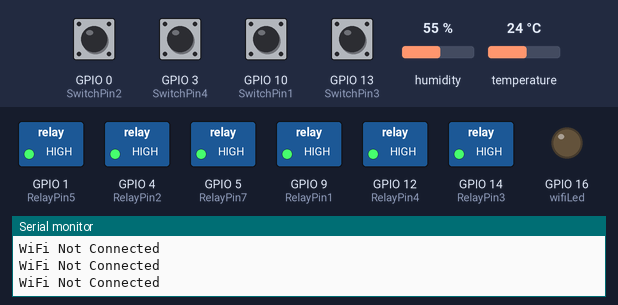
Recording of a sketch running on a simulated ESP8266 (NodeMCU). On the bench: switched loads named in the sketch (green lamp = pin HIGH), output pins drawn as LEDs (lit = HIGH), the last lines printed to the serial monitor. Dashed ring = blinking. The inputs (shaded band) are chosen by the test bench; at power-on: GPIO 0 (SwitchPin2), GPIO 3 (SwitchPin4), GPIO 10 (SwitchPin1), GPIO 13 (SwitchPin3) HIGH, humidity 55 %, temperature 24 °C. WiFi joins after 1.5 s; servers stay silent unless stated.

Above: at 1.2 s.
1.3 s: GPIO 0 (SwitchPin2) pulled LOW for 1 s
At 3.1 s:
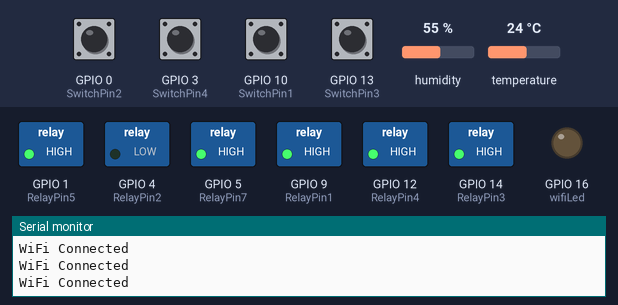
3.9 s: GPIO 3 (SwitchPin4) pulled LOW for 1 s
At 4.27 s:
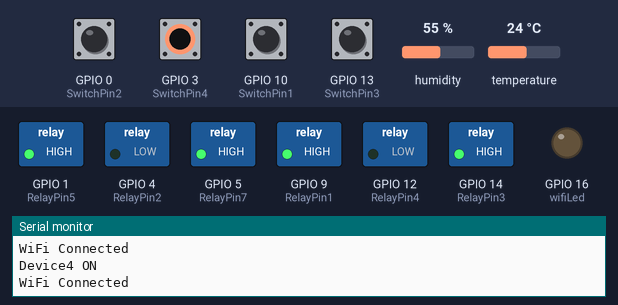
6.5 s: GPIO 10 (SwitchPin1) pulled LOW for 0.15 s
At 7.3 s:
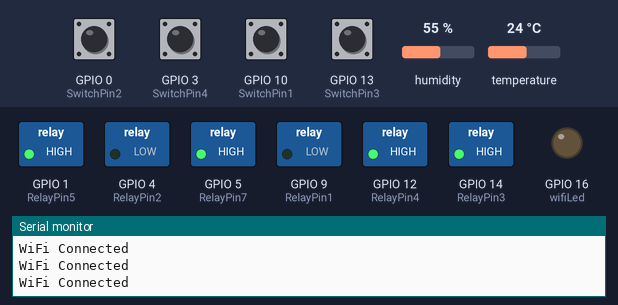
8.2 s: GPIO 13 (SwitchPin3) pulled LOW for 0.15 s
At 9.6 s:
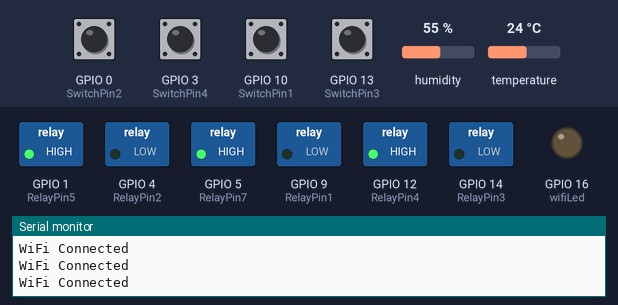
9.9 s: GPIO 0 (SwitchPin2) pulled LOW for 0.15 s
At 11.1 s:
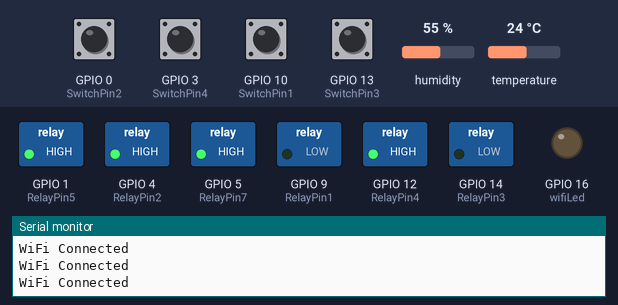
11.6 s: GPIO 3 (SwitchPin4) pulled LOW for 0.15 s
At 12.7 s:
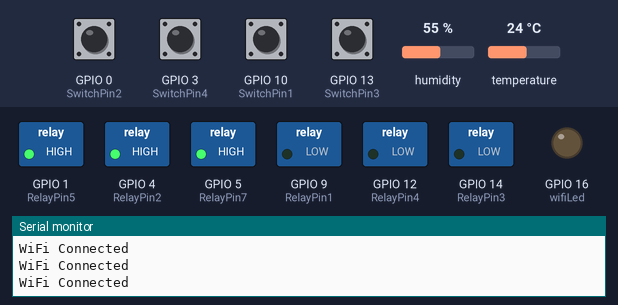
Timing chart, 0 to 14.3 s (numbered marks = the images above; inputs shaded):
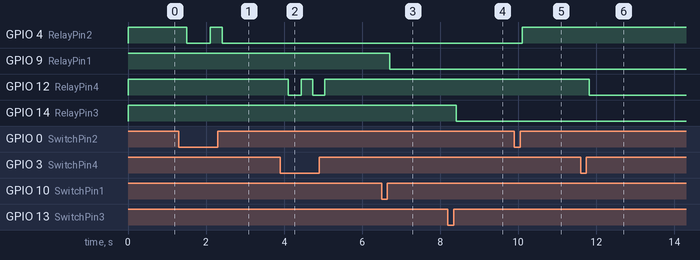

The sketch:

dht11_button_fan.ino
```cpp
/**********************************************************************************
 *  TITLE: Blynk + Manual Switch control Relays using NodeMCU (Real time feedback + no WiFi control)
 *  Click on the following links to learn more.
 *  YouTube Video: https://youtu.be/fRCVx6yKoYw
 *  Related Blog : https://easyelectronicsproject.com/esp32-projects/
 *  by Tech StudyCell
 *  Preferences--> Aditional boards Manager URLs :
 *  https://dl.espressif.com/dl/package_esp32_index.json, http://arduino.esp8266.com/stable/package_esp8266com_index.json
 *
 *  Download Board ESP8266 NodeMCU : https://github.com/esp8266/Arduino
 *  Download the libraries
 *  https://github.com/blynkkk/blynk-library/releases/download/v0.6.1/Blynk_Release_v0.6.1.zip
 **********************************************************************************/

#define BLYNK_PRINT Serial
#include <ESP8266WiFi.h>
#include <BlynkSimpleEsp8266.h>
#include <DHT.h>

#define DHTPIN 2 //D4

#define DHTTYPE DHT11
DHT dht(DHTPIN, DHTTYPE);

// define the GPIO connected with Relays and switches
#define RelayPin1 9  //SD2
#define RelayPin2 4  //D2
#define RelayPin3 14 //D5
#define RelayPin4 12 //D6

#define RelayPin5 1  //D10/TX
//#define RelayPin6 2  //D4
#define RelayPin7 5 //D1
//#define RelayPin8 15 //D8

#define SwitchPin1 10  //SD3
#define SwitchPin2 0   //D3
#define SwitchPin3 13  //D7
#define SwitchPin4 3   //RX

#define wifiLed   16  //D0

#define VPIN_BUTTON_1    V1
#define VPIN_BUTTON_2    V2
#define VPIN_BUTTON_3    V3
#define VPIN_BUTTON_4    V4
#define VPIN_BUTTON_5    V5   // shut down all lights
#define VPIN_BUTTON_6    V9
#define VPIN_BUTTON_7    V17

int toggleState_1 = 1; //Define integer to remember the toggle state for relay 1
int toggleState_2 = 1; //Define integer to remember the toggle state for relay 2
int toggleState_3 = 1; //Define integer to remember the toggle state for relay 3
int toggleState_4 = 1; //Define integer to remember the toggle state for relay 4
int toggleState_5 = 1; //Define integer to remember the toggle state for relay 5
int toggleState_6 = 1; //Define integer to remember the toggle state for relay 6
int toggleState_7 = 1; //Define integer to remember the toggle state for relay 7
int toggleState_8 = 1; //Define integer to remember the toggle state for relay 8

int toggleState_0 = 0; //Define integer to shut down all the lights

int wifiFlag = 0;

#define AUTH "c21b890308294bceabb60a2ff2ace869"  // You should get Auth Token in the Blynk App.
#define WIFI_SSID "epic WIFI 20045"              //Enter Wifi Name
#define WIFI_PASS "32254381893304039206"         //Enter wifi Password


BlynkTimer timer;

void relayOnOff(int relay){

    switch(relay){
     case 1:
           if(toggleState_1 == 1){
           digitalWrite(RelayPin1, LOW); // turn on relay 1
              toggleState_1 = 0;
              Serial.println("Device1 ON");
              }
             else{
              digitalWrite(RelayPin1, HIGH); // turn off relay 1
              toggleState_1 = 1;
              Serial.println("Device1 OFF");
             }
             delay(100);
      break;
      case 2:
             if(toggleState_2 == 1){
              digitalWrite(RelayPin2, LOW); // turn on relay 2
              toggleState_2 = 0;
              Serial.println("Device2 ON");
              }
             else{
              digitalWrite(RelayPin2, HIGH); // turn off relay 2
              toggleState_2 = 1;
              Serial.println("Device2 OFF");
              }
             delay(100);
      break;
      case 3:
             if(toggleState_3 == 1){
              digitalWrite(RelayPin3, LOW); // turn on relay 3
              toggleState_3 = 0;
              Serial.println("Device3 ON");
              }
             else{
              digitalWrite(RelayPin3, HIGH); // turn off relay 3
              toggleState_3 = 1;
              Serial.println("Device3 OFF");
              }
             delay(100);
      break;
      case 4:
             if(toggleState_4 == 1){
              digitalWrite(RelayPin4, LOW); // turn on relay 4
              toggleState_4 = 0;
              Serial.println("Device4 ON");
              }
             else{
              digitalWrite(RelayPin4, HIGH); // turn off relay 4
              toggleState_4 = 1;
              Serial.println("Device4 OFF");
              }
             delay(100);
      break;
      default : break;
      }

}

void with_internet(){

   //Manual Switch Control

   if (digitalRead(SwitchPin1) == LOW){
   delay(200);
   relayOnOff(1);
   Blynk.virtualWrite(VPIN_BUTTON_1, toggleState_1);   // Update Button Widget
  }

    else if (digitalRead(SwitchPin2) == LOW){
      delay(200);
      relayOnOff(2);
      Blynk.virtualWrite(VPIN_BUTTON_2, toggleState_2);   // Update Button Widget
    }
    else if (digitalRead(SwitchPin3) == LOW){
      delay(200);
      relayOnOff(3);
      Blynk.virtualWrite(VPIN_BUTTON_3, toggleState_3);   // Update Button Widget
    }
    else if (digitalRead(SwitchPin4) == LOW){
      delay(200);
      relayOnOff(4);
      Blynk.virtualWrite(VPIN_BUTTON_4, toggleState_4);   // Update Button Widget
    }
}
void without_internet(){

    //Manual Switch Control

    if (digitalRead(SwitchPin1) == LOW){
      delay(200);
      relayOnOff(1);
    }
    else if (digitalRead(SwitchPin2) == LOW){
      delay(200);
      relayOnOff(2);
    }
    else if (digitalRead(SwitchPin3) == LOW){
      delay(200);
      relayOnOff(3);
    }
    else if (digitalRead(SwitchPin4) == LOW){
      delay(200);
      relayOnOff(4);
    }
}

BLYNK_CONNECTED() {

  // Request the latest state from the server

  Blynk.syncVirtual(VPIN_BUTTON_1);
  Blynk.syncVirtual(VPIN_BUTTON_2);
  Blynk.syncVirtual(VPIN_BUTTON_3);
  Blynk.syncVirtual(VPIN_BUTTON_4);
  Blynk.syncVirtual(VPIN_BUTTON_6);
  Blynk.syncVirtual(VPIN_BUTTON_7);
}

// When App button is pushed - switch the state

BLYNK_WRITE(VPIN_BUTTON_1) {
  toggleState_1 = param.asInt();
  digitalWrite(RelayPin1, toggleState_1); // Toggle the relay 1
}

BLYNK_WRITE(VPIN_BUTTON_2) {
  toggleState_2 = param.asInt();
  digitalWrite(RelayPin2, toggleState_2);
}

BLYNK_WRITE(VPIN_BUTTON_3) {
  toggleState_3 = param.asInt();
  digitalWrite(RelayPin3, toggleState_3);
}

BLYNK_WRITE(VPIN_BUTTON_4) {
  toggleState_4 = param.asInt();
  digitalWrite(RelayPin4, toggleState_4);
}
BLYNK_WRITE(VPIN_BUTTON_6) {
  toggleState_5 = param.asInt();
  digitalWrite(RelayPin5, toggleState_5);
}
BLYNK_WRITE(VPIN_BUTTON_7) {
  toggleState_7 = param.asInt();
  digitalWrite(RelayPin7, toggleState_7);
}
BLYNK_WRITE(VPIN_BUTTON_5) {   //Virtual pin on Blynk app
    toggleState_0 = param.asInt();   //shut down all the light and update the virtual pin on app
    digitalWrite( RelayPin1, toggleState_0);
    digitalWrite( RelayPin2, toggleState_0);
    digitalWrite( RelayPin3, toggleState_0);
    digitalWrite( RelayPin4, toggleState_0);
    digitalWrite( RelayPin5, toggleState_0);
    digitalWrite( RelayPin7, toggleState_0);
    Blynk.virtualWrite(VPIN_BUTTON_1, toggleState_0);
    Blynk.virtualWrite(VPIN_BUTTON_2, toggleState_0);
    Blynk.virtualWrite(VPIN_BUTTON_3, toggleState_0);
    Blynk.virtualWrite(VPIN_BUTTON_4, toggleState_0);
    Blynk.virtualWrite(VPIN_BUTTON_6, toggleState_0);
    Blynk.virtualWrite(VPIN_BUTTON_7, toggleState_0);
}


void checkBlynkStatus() { // called every 3 seconds by SimpleTimer

  bool isconnected = Blynk.connected();
  if (isconnected == false) {
    wifiFlag = 1;
    digitalWrite(wifiLed, HIGH); //Turn off WiFi LED
  }
  if (isconnected == true) {
    wifiFlag = 0;
    digitalWrite(wifiLed, LOW); //Turn on WiFi LED
  }
}
void setup()
{
  Serial.begin(9600);

  pinMode(RelayPin1, OUTPUT);
  pinMode(RelayPin2, OUTPUT);
  pinMode(RelayPin3, OUTPUT);
  pinMode(RelayPin4, OUTPUT);
  pinMode(RelayPin5, OUTPUT);
  pinMode(RelayPin7, OUTPUT);

  pinMode(wifiLed, OUTPUT);

  pinMode(SwitchPin1, INPUT_PULLUP);
  pinMode(SwitchPin2, INPUT_PULLUP);
  pinMode(SwitchPin3, INPUT_PULLUP);
  pinMode(SwitchPin4, INPUT_PULLUP);

  //During Starting all Relays should TURN OFF

  digitalWrite(RelayPin1, toggleState_1);
  digitalWrite(RelayPin2, toggleState_2);
  digitalWrite(RelayPin3, toggleState_3);
  digitalWrite(RelayPin4, toggleState_4);
  digitalWrite(RelayPin5, toggleState_5);
  //  digitalWrite(RelayPin6, toggleState_6);
  digitalWrite(RelayPin7, toggleState_7);
  // digitalWrite(RelayPin8, toggleState_8);


  WiFi.begin(WIFI_SSID, WIFI_PASS);
   dht.begin();
  timer.setInterval(3000L, checkBlynkStatus); // check if Blynk server is connected every 3 seconds
  timer.setInterval(1000L, sendSensor);
  Blynk.config(AUTH);
}

void loop()
{
  if (WiFi.status() != WL_CONNECTED)
  {
    Serial.println("WiFi Not Connected");
  }
  else
  {
    Serial.println("WiFi Connected");
    Blynk.run();
  }

  timer.run(); // Initiates SimpleTimer
  if (wifiFlag == 0)
    with_internet();
  else
    without_internet();
    {
  Blynk.run();
  timer.run();
}
}
void sendSensor()
{
  float h = dht.readHumidity();
  float t = dht.readTemperature(); // or dht.readTemperature(true) for Fahrenheit

  if (isnan(h) || isnan(t)) {
    Serial.println("Failed to read from DHT sensor!");
    return;
  }
  // You can send any value at any time.
  // Please don't send more that 10 values per second.
  Blynk.virtualWrite(V7, h);
  Blynk.virtualWrite(V8, t);
}
```

Measured:
- after the input at 1.3 s, GPIO 4 (RelayPin2): HIGH → LOW after 0.21 s, → HIGH 0.60 s later, → LOW 0.30 s later
- after the input at 3.9 s, GPIO 12 (RelayPin4): alternates HIGH for 0.30 s and LOW for 0.31 s, 4 changes in all, then stays HIGH, starting after 0.21 s
- after the input at 6.5 s, GPIO 9 (RelayPin1): HIGH → LOW after 0.21 s
- after the input at 8.2 s, GPIO 14 (RelayPin3): HIGH → LOW after 0.21 s
- after the input at 9.9 s, GPIO 4 (RelayPin2): LOW → HIGH after 0.21 s
- after the input at 11.6 s, GPIO 12 (RelayPin4): HIGH → LOW after 0.22 s
